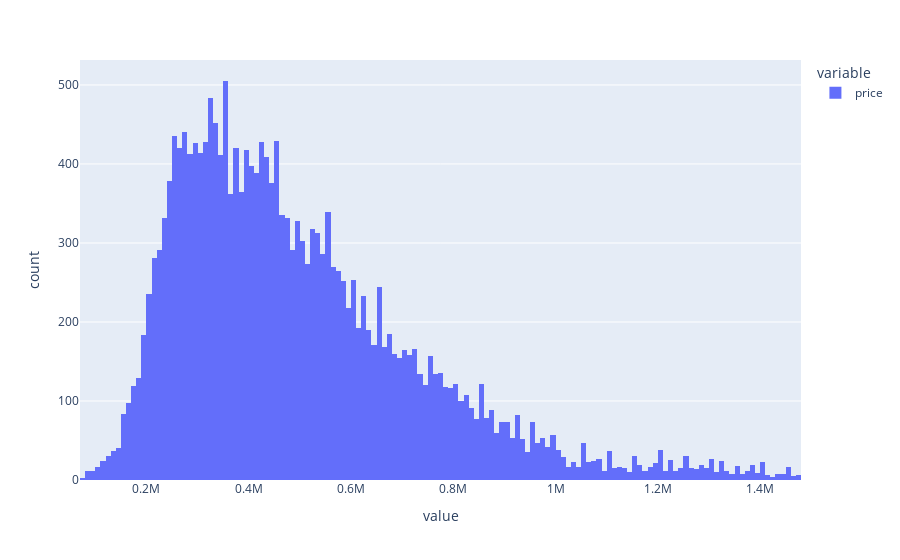

Notebook code cell kept with this figure:
### Code cell
px.histogram(df['price'])

### Figure 1 — Plotly figure (JSON) as saved in the notebook; plotly's stock layout.template omitted (floating-point values rounded to 4 significant figures; data arrays with more than 128 entries replaced by an {"elided": "..."} marker saying what was removed)
{"data": [{"alignmentgroup": "True", "bingroup": "x", "hovertemplate": "variable=price<br>value=%{x}<br>count=%{y}<extra></extra>", "legendgroup": "price", "marker": {"color": "#636efa", "pattern": {"shape": ""}}, "name": "price", "offsetgroup": "price", "orientation": "v", "showlegend": true, "type": "histogram", "x": {"elided": "20950 int values"}, "xaxis": "x", "yaxis": "y"}], "layout": {"barmode": "relative", "legend": {"title": {"text": "variable"}, "tracegroupgap": 0}, "margin": {"t": 60}, "xaxis": {"anchor": "y", "domain": [0, 1], "title": {"text": "value"}}, "yaxis": {"anchor": "x", "domain": [0, 1], "title": {"text": "count"}}}}
